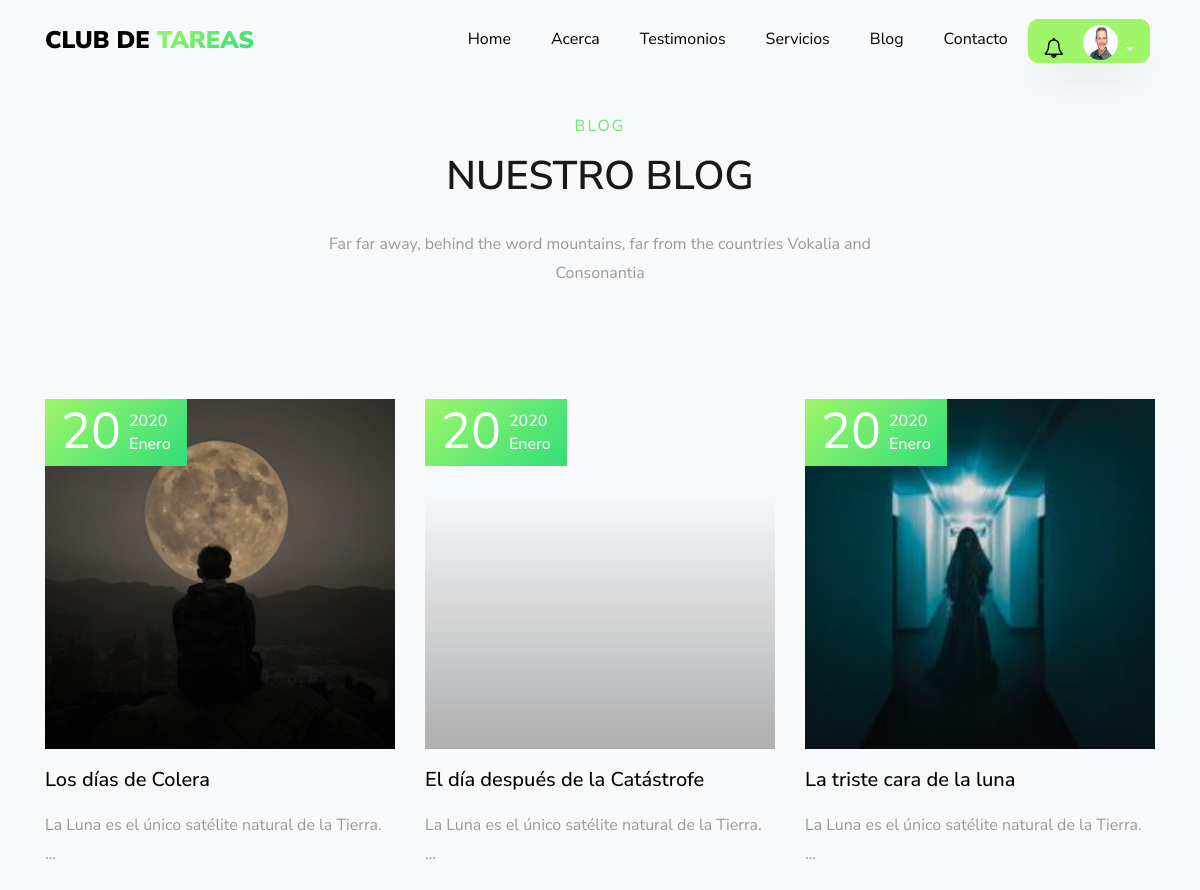
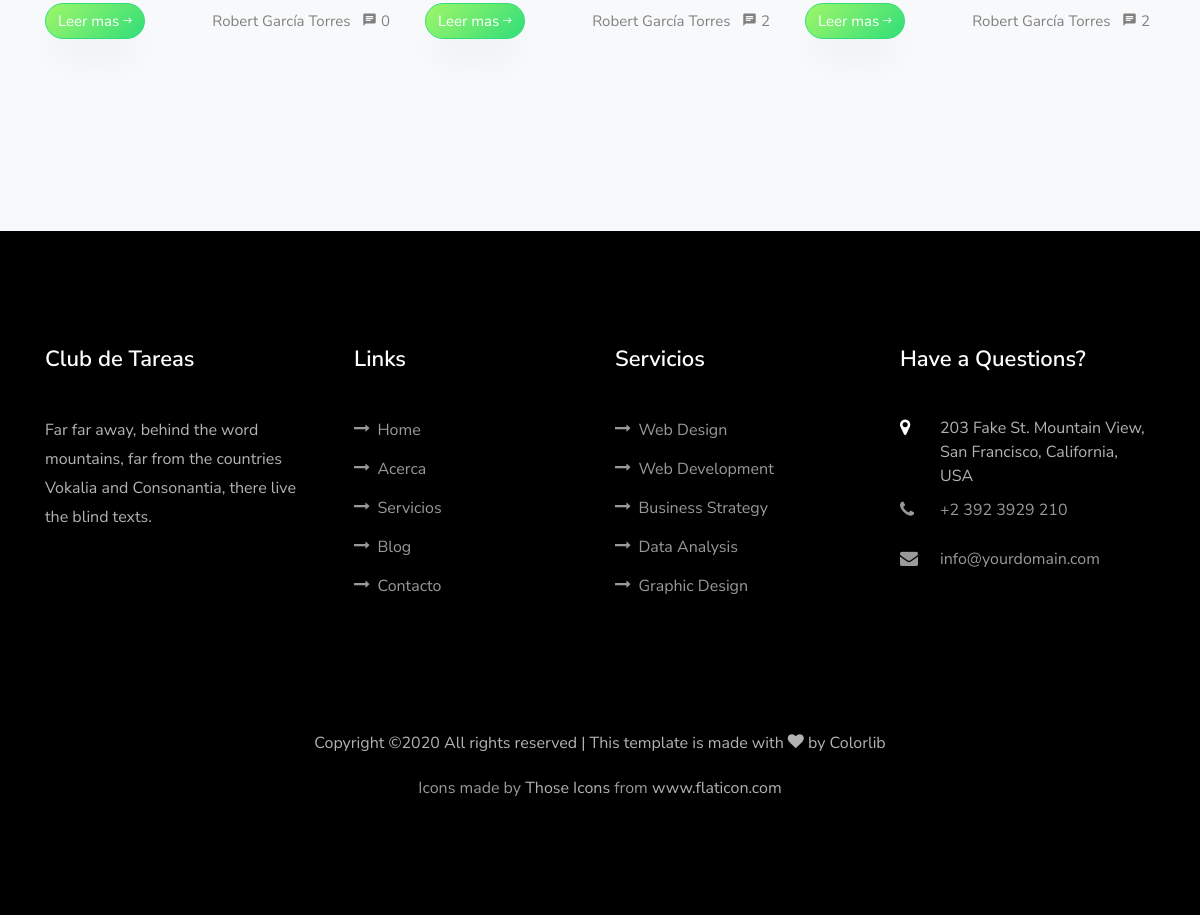
The app's page /blog/ (signed in), older data (2 pictures, top to bottom).
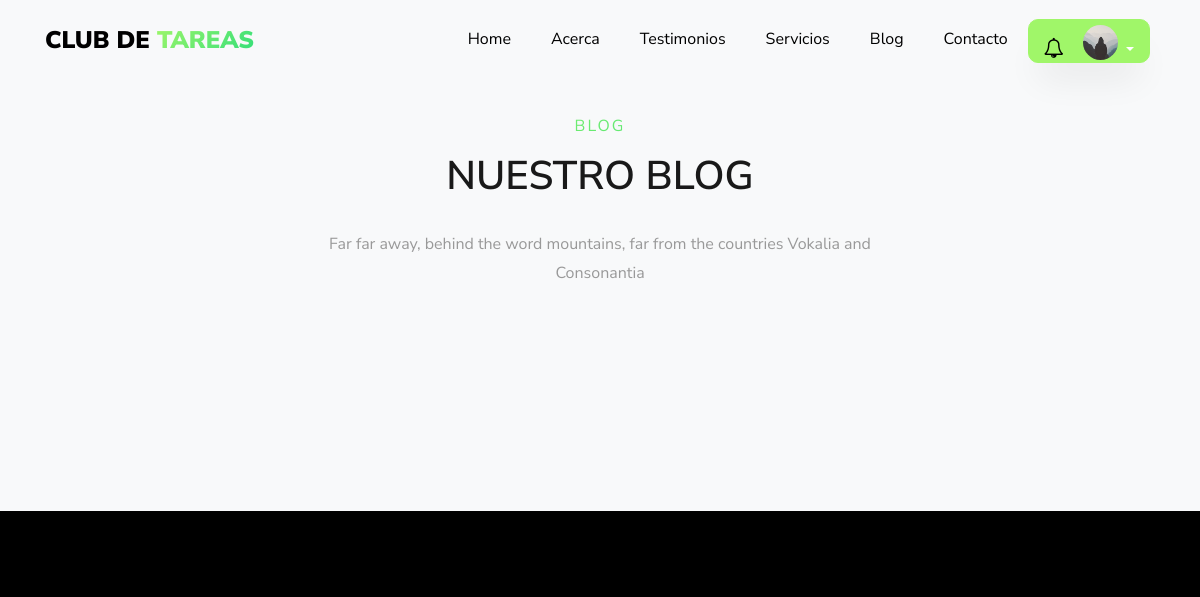
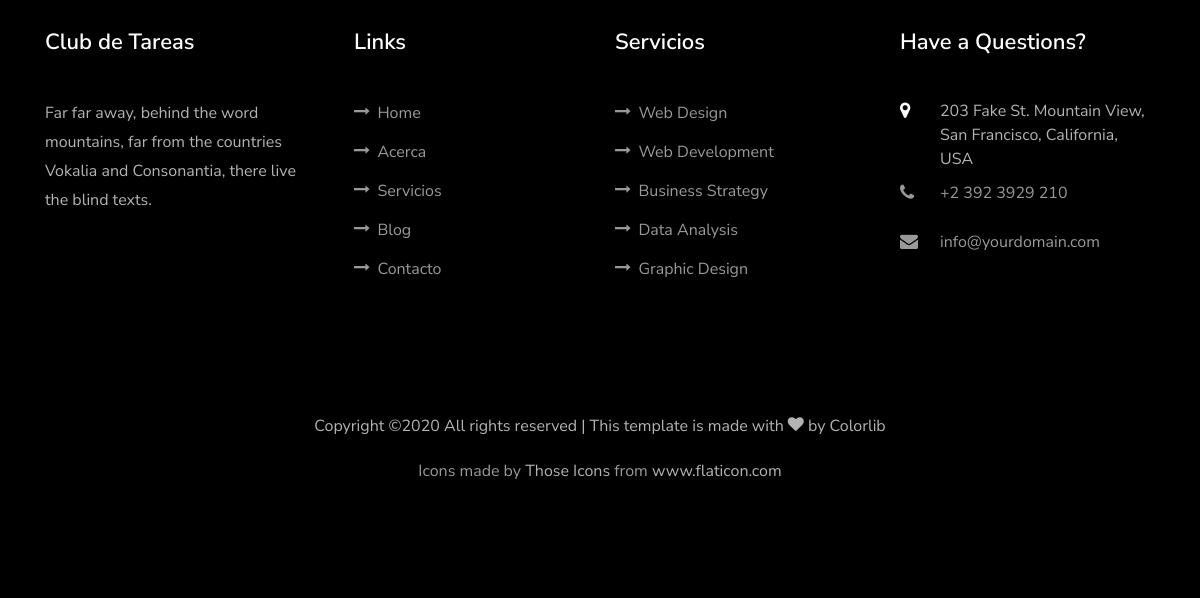
The same page, newer data (2 pictures, top to bottom).
### usuario/models.py (models this page shows, shortened)
class Usuario(AbstractBaseUser,PermissionsMixin):
    imagen       =  models.ImageField(default='default.jpg',upload_to='profile_pics')
    email        =  models.EmailField(max_length=60,blank=True)
    facebook     =  models.CharField(max_length=100,blank=True)
    username     =  models.CharField(max_length=30,unique=True)
    nombre       =  models.CharField(max_length=100)
    apellido     =  models.CharField(max_length=100)
    edad         =  models.IntegerField(blank=True,null=True)
    padecimientos = models.TextField(verbose_name="padecimientos",blank=True)
    asistencia = models.CharField(verbose_name="Días de asistencia",max_length=100,blank=True)
    enfoque = models.CharField(verbose_name="Area en la que guste que se enfocará la atención",max_length=100,blank=True)
    nombre_de_la_madre =  models.CharField(verbose_name="Nombre de la Madre",max_length=100,blank=True)
    edad_de_la_madre =  models.IntegerField(verbose_name="Edad",blank=True, null=True)
    ocupacion_de_la_madre = models.CharField(verbose_name="Ocupación",max_length=100,blank=True)
    numero_de_la_madre   =  models.IntegerField(verbose_name="Número de contacto",blank=True,null=True)
    nombre_del_padre =  models.CharField(verbose_name="Nombre del Padre",max_length=100,blank=True)
    edad_del_padre =  models.IntegerField(verbose_name="Edad",blank=True, null=True)
    ocupacion_del_padre = models.CharField(verbose_name="Ocupación",max_length=100,blank=True)
    numero_del_padre    =  models.IntegerField(verbose_name="Número de contacto",blank=True,null=True)
    fecha_nacimiento = models.DateField(verbose_name="Fecha de nacimiento",blank=True, null=True)
    escuela      =  models.CharField(verbose_name="Nombre de la escuela",max_length=100,blank=True)
    domicilio    =  models.CharField(verbose_name="Domicilio",max_length=150,blank=True)
    status_paquetes = models.BooleanField(verbose_name="¿Tiene Paquetes Activos?",default=False)
    '''
    NIVEL_STATUS = (
         ('k','Kinder'),
         ('p','Primaria'),
         ('s','Secundaria'),
         ('b','bachillerato'),
         ('u','universidad'))
    '''
    nivel_academico = models.CharField(max_length=500,blank=True,verbose_name='Nivel académico del alumno')
    date_joined  =  models.DateTimeField(verbose_name="Fecha de ingreso",auto_now_add=True)
    last_login   =  models.DateTimeField(verbose_name="Ultima fecha de Sesión",auto_now=True)
    is_admin     =  models.BooleanField(verbose_name="¿Es Administrador?",default=False)
    is_active    =  models.BooleanField(verbose_name="¿Esta Acivo?",default=True)
    is_staff     =  models.BooleanField(verbose_name="¿Es parte del Staff?",default=False)
    is_superuser =  models.BooleanField(verbose_name="¿Es Super Usuario?",default=False)
    grupo = models.OneToOneField(Group,on_delete=models.SET_NULL,null=True,blank=True)
    USERNAME_FIELD  = "username"
    REQUIRED_FIELDS = ["nombre","apellido"]
    objects = MyUsuarioManager()
    def __str__(self):
        return f'{self.nombre}  {self.apellido}'

### blog/models.py (models this page shows, shortened)
class Post(models.Model):
    STATUS = (
    (0,'borrador'),
    (1,'publicado')
    )
    id = models.UUIDField(primary_key=True, default=uuid.uuid4, help_text="id del Post")
    titulo = models.CharField(max_length=200,unique=True)
    autor = models.ForeignKey(settings.AUTH_USER_MODEL,on_delete=models.CASCADE,related_name='blog_posts')
    update_on= models.DateTimeField(auto_now=True)
    imagen = models.ImageField(upload_to='post_image/%Y/%m/%d',blank=True)
    video = models.FileField(upload_to='videos/',null=True,blank=True)
    content = models.TextField()
    create_on = models.DateTimeField(auto_now_add=True)
    status = models.IntegerField(choices=STATUS,default=0)
    class Meta:
        ordering = ['-create_on']

class Comentario(models.Model):
    id = models.UUIDField(primary_key=True, default=uuid.uuid4, help_text="id del comentario")
    post = models.ForeignKey('Post',on_delete=models.CASCADE,related_name='comentarios')
    nombre = models.CharField(max_length=80)
    mensaje = models.TextField()
    created_on = models.DateTimeField(auto_now_add=True)
    active = models.BooleanField(default=True)
    class Meta:
        verbose_name_plural = "Comentarios de Posts"
        ordering = ['created_on']

### blog/views.py (the view)
# urls.py: path('blog/',views.blog.as_view(),name='blog'),
class blog(ListView):
    model= Post
    template_name= 'blog/blog.html'
    context_object_name='posts'
    paginate_by= 3
    def get_queryset(self):
        return self.model.objects.filter(status=1).order_by('-create_on')

### blog/templates/blog/blog.html (shortened to what this page needs)
{% extends 'main/base.html' %}
{% load static %}
{% block content %}
      <section class="ftco-section bg-light" id="blog-section">
            <div class="container">
              <div class="row justify-content-center mb-5 pb-5">
                <div class="col-md-7 heading-section text-center ftco-animate">
                  <span class="subheading">Blog</span>
                  <h2 class="mb-4">Nuestro Blog</h2>
                  <p>Far far away, behind the word mountains, far from the countries Vokalia and Consonantia</p>
                </div>
              </div>
              <div class="row d-flex">
                {%for post in posts%}
                <div class="col-md-4 d-flex ftco-animate">
                	<div class="blog-entry justify-content-end">
                   {%if post.imagen %}
                    <a href="{% url 'blog:post_detail' id=post.id %}"  class="block-20" style="background-image: url({{post.imagen.url}})">
                    </a>
                    {%endif%}
                    <div class="text mt-3 float-right d-block">
                    	<div class="d-flex align-items-center pt-2 mb-4 topp">
                    		<div class="one mr-2">
                    			<span class="day">{{post.create_on.day}}</span>
                    		</div>
                    		<div class="two">
                    			<span class="yr">{{post.create_on.year}}</span>
                          {%if post.create_on.month == 1 %}
                          <span class="mos">Enero</span>
                          {%elif post.create_on.month == 2 %}
                              <span class="mos">Febrero</span>
                          {%elif post.create_on.month == 3 %}
                              <span class="mos">Marzo</span>
                          {%elif post.create_on.month == 4 %}
                              <span class="mos">Abril</span>
                          {%elif post.create_on.month == 5 %}
                              <span class="mos">Mayo</span>
                          {%elif post.create_on.month == 6 %}
                              <span class="mos">Junio</span>
                          {%elif post.create_on.month == 7 %}
                              <span class="mos">Julio</span>
                          {%elif post.create_on.month == 8 %}
                              <span class="mos">Agosto</span>
                          {%elif post.create_on.month == 9 %}
                              <span class="mos">Septiembre</span>
                          {%elif post.create_on.month == 10 %}
                              <span class="mos">Octubre</span>
                          {%elif post.create_on.month == 11 %}
                              <span class="mos">Noviembre</span>
                          {%else %}
                              <span class="mos">Dicembre</span>
                          {%endif%}
                    		</div>
                    	</div>
                      <h3 class="heading"><a href="single.html">{{ post.titulo}}</a></h3>
                      <p>{{post.content|truncatewords:10|linebreaks}}</p>
                      <div class="d-flex align-items-center mt-4 meta">
      	                <p class="mb-0"> <a href="{% url 'blog:post_detail' id=post.id %}" class="btn btn-primary">Leer mas <span class="ion-ios-arrow-round-forward"></span></a></p>
      	                <p class="ml-auto mb-0">
      	                	<a href="#" class="mr-2">{{post.autor}}</a>
      	                	<a href="#" class="meta-chat"><span class="icon-chat"></span> {{ post.comentarios.all | length }}</a>
      	                </p>
                      </div>
                    </div>
                  </div>
                </div>
                 {%endfor%}
              </div>
            </div>
      </section>
{% endblock content%}

### templates/main/base.html (shortened to what this page needs)
{% load static %}
{% load notifications_tags %}
{% notifications_unread as unread_count %}
<!DOCTYPE html>
<html lang="es">
  <head>
    <link rel="stylesheet" href="{% static 'main/css/fonts.css'%}">
    <link rel="stylesheet" href="{% static 'main/css/open-iconic-bootstrap.min.css'%}">
    <link rel="stylesheet" href="{% static 'main/css/animate.css'%}">
    <link rel="stylesheet" href="{% static 'main/css/search.css'%}">
    <link rel="stylesheet" href="{% static 'main/css/owl.carousel.min.css'%}">
    <link rel="stylesheet" href="{% static 'main/css/owl.theme.default.min.css'%}">
    <link rel="stylesheet" href="{% static 'main/css/magnific-popup.css'%}">
    <link rel="stylesheet" href="{% static 'main/css/aos.css'%}">
    <link rel="stylesheet" href="{% static 'main/css/ionicons.min.css'%}">
    <link rel="stylesheet" href="{% static 'main/css/flaticon.css' %}">
    <link rel="stylesheet" href="{% static 'main/css/icomoon.css' %}">
    <link rel="stylesheet" href="{% static 'main/css/style.css' %}">
    <link rel="stylesheet" href="{% static 'main/css/fix.css' %}">
    <link rel='stylesheet' href="https://cdnjs.cloudflare.com/ajax/libs/fullcalendar/3.1.0/fullcalendar.min.css" />
  </head>
  <body  data-target=".site-navbar-target" data-offset="300">
  <nav class="navbar navbar-expand-lg navbar-dark ftco_navbar bg-dark ftco-navbar-light site-navbar-target" id="ftco-navbar">
	    <div class="container">
	      <a class="navbar-brand" href="{% url 'blog:home' %}">Club de <span>Tareas</span></a>
	      <div class="collapse navbar-collapse" id="ftco-nav">
	        <ul class="navbar-nav nav ml-auto" style="text-align:center">
	          <li class="nav-item"><a href="{% url 'blog:home' %}" class="nav-link"><span>Home</span></a></li>
	          <li class="nav-item"><a href="{% url 'blog:about' %}"  class="nav-link"><span>Acerca</span></a></li>
	          <li class="nav-item"><a href="{% url 'blog:testimony' %}"  class="nav-link"><span>Testimonios</span></a></li>
	          <li class="nav-item"><a href="{% url 'blog:services' %}" class="nav-link"><span>Servicios</span></a></li>
            <li class="nav-item"><a href="{% url 'blog:blog' %}" class="nav-link"><span>Blog</span></a></li>
            <li class="nav-item"><a href="{% url 'blog:contact' %}" class="nav-link"><span>Contacto</span></a></li>
          </ul>
          <ul class="nav navbar-nav navbar-right" style="text-align: right">
            {% if request.user.is_authenticated %}
            <div class="dropdown" style="padding-right:5px;margin:0;">
                    <a style="border-radius: 10px 10px 10px 10px !important;
                             -moz-border-radius: 10px 10px 10px 10px;
                             -webkit-border-radius: 10px 10px 10px 10px;padding-bottom:0; padding-top:0;padding-left:15px;padding-right:15px;"
                      class="btn btn-secondary dropdown-toggle" href="#" role="button" id="dropdownMenuLink" data-toggle="dropdown" aria-haspopup="true" aria-expanded="false">
                      <div style="display: inline-block;position: relative;margin-right:10px;">
                        <i class="fa fa-bell-o" style="font-size: 20px;color: black;"></i>
                      </div>
                          <div class="inset" style="margin-left: 5px;display: inline-block;">
                            <img src="{{ request.user.imagen.url }}">
                          </div>
                    </a>
              </div>
            {% else %}
              <li class="nav-item"><a href="{% url 'app:login' %}"  class="nav-link"><span>Login</span></a></li>
            </ul>
          {% endif %}
	      </div>
	    </div>
	  </nav>
    {% block content %}{% endblock %}
    <footer class="ftco-footer ftco-section">
      <div class="container">
        <div class="row mb-5">
          <div class="col-md">
            <div class="ftco-footer-widget mb-4">
              <h2 class="ftco-heading-2">Club de Tareas</h2>
              <p>Far far away, behind the word mountains, far from the countries Vokalia and Consonantia, there live the blind texts.</p>
              <ul class="ftco-footer-social list-unstyled float-md-left float-lft mt-5">
              </ul>
            </div>
          </div>
          <div class="col-md">
            <div class="ftco-footer-widget mb-4 ml-md-4">
              <h2 class="ftco-heading-2">Links</h2>
              <ul class="list-unstyled">
                <li><a href="{% url 'blog:home' %}" ><span class="icon-long-arrow-right mr-2"></span>Home</a></li>
                <li><a href="{% url 'blog:about' %}"><span class="icon-long-arrow-right mr-2"></span>Acerca</a></li>
                <li><a href="{% url 'blog:services' %}"><span class="icon-long-arrow-right mr-2"></span>Servicios</a></li>
                <li><a href="{% url 'blog:blog' %}"><span class="icon-long-arrow-right mr-2"></span>Blog</a></li>
                <li><a href="{% url 'blog:contact' %}"><span class="icon-long-arrow-right mr-2"></span>Contacto</a></li>
              </ul>
            </div>
          </div>
          <div class="col-md">
             <div class="ftco-footer-widget mb-4">
              <h2 class="ftco-heading-2">Servicios</h2>
              <ul class="list-unstyled">
                <li><a href="#"><span class="icon-long-arrow-right mr-2"></span>Web Design</a></li>
                <li><a href="#"><span class="icon-long-arrow-right mr-2"></span>Web Development</a></li>
                <li><a href="#"><span class="icon-long-arrow-right mr-2"></span>Business Strategy</a></li>
                <li><a href="#"><span class="icon-long-arrow-right mr-2"></span>Data Analysis</a></li>
                <li><a href="#"><span class="icon-long-arrow-right mr-2"></span>Graphic Design</a></li>
              </ul>
            </div>
          </div>
          <div class="col-md">
            <div class="ftco-footer-widget mb-4">
            	<h2 class="ftco-heading-2">Have a Questions?</h2>
            	<div class="block-23 mb-3">
	              <ul>
	                <li><span class="icon icon-map-marker"></span><span class="text">203 Fake St. Mountain View, San Francisco, California, USA</span></li>
	                <li><a href="#"><span class="icon icon-phone"></span><span class="text">+2 392 3929 210</span></a></li>
	                <li><a href="#"><span class="icon icon-envelope"></span><span class="text">info@yourdomain.com</span></a></li>
	              </ul>
	            </div>
            </div>
          </div>
        </div>
        <div class="row">
          <div class="col-md-12 text-center">
            <p>
  Copyright &copy;<script>document.write(new Date().getFullYear());</script> All rights reserved | This template is made with <i class="icon-heart color-danger" aria-hidden="true"></i> by <a href="https://colorlib.com" target="_blank">Colorlib</a>
  </p>
        Icons made by <a href="https://www.flaticon.com/authors/those-icons" title="Those Icons">Those Icons</a> from <a href="https://www.flaticon.com/" title="Flaticon"> www.flaticon.com</a>
          </div>
        </div>
      </div>
    </footer>
  </body>
</html>

### static/main/css/icomoon.css (style rules this page uses)
[class^="icon-"], [class*=" icon-"] { font-family: 'icomoon' !important; speak: none; font-style: normal; font-weight: normal; font-variant: normal; text-transform: none; line-height: 1; -webkit-font-smoothing: antialiased; -moz-osx-font-smoothing: grayscale; }
.icon-heart:before { content: "\f004"; }
.icon-map-marker:before { content: "\f041"; }
.icon-phone:before { content: "\f095"; }
.icon-envelope:before { content: "\f0e0"; }
.icon-long-arrow-right:before { content: "\f178"; }

### static/main/css/fix.css (style rules this page uses)
.inset { width: 35px; height: 35px; border-radius: 50%; background-color: transparent !important; z-index: 999; padding-top: 5px; }
.inset img { border-radius: inherit; width: inherit; height: inherit; display: block; position: relative; z-index: 998; }

Row changes from the older to the newer data that the page shows:
removed Post: imagen (picture), create_on.day "20", create_on.year "2020", shows "Enero", titulo "Los días de Colera", content "La Luna es el único satélite natural de la Tierra. …", autor "Robert García Torres", comentarios.all|length "0"
removed Post: create_on.day "20", create_on.year "2020", shows "Enero", titulo "El día después de la Catástrofe", content "La Luna es el único satélite natural de la Tierra. …", autor "Robert García Torres", comentarios.all|length "2"
removed Post: imagen (picture), create_on.day "20", create_on.year "2020", shows "Enero", titulo "La triste cara de la luna", content "La Luna es el único satélite natural de la Tierra. …", autor "Robert García Torres", comentarios.all|length "2"
changed Usuario: user.imagen: picture removed, a placeholder shows
